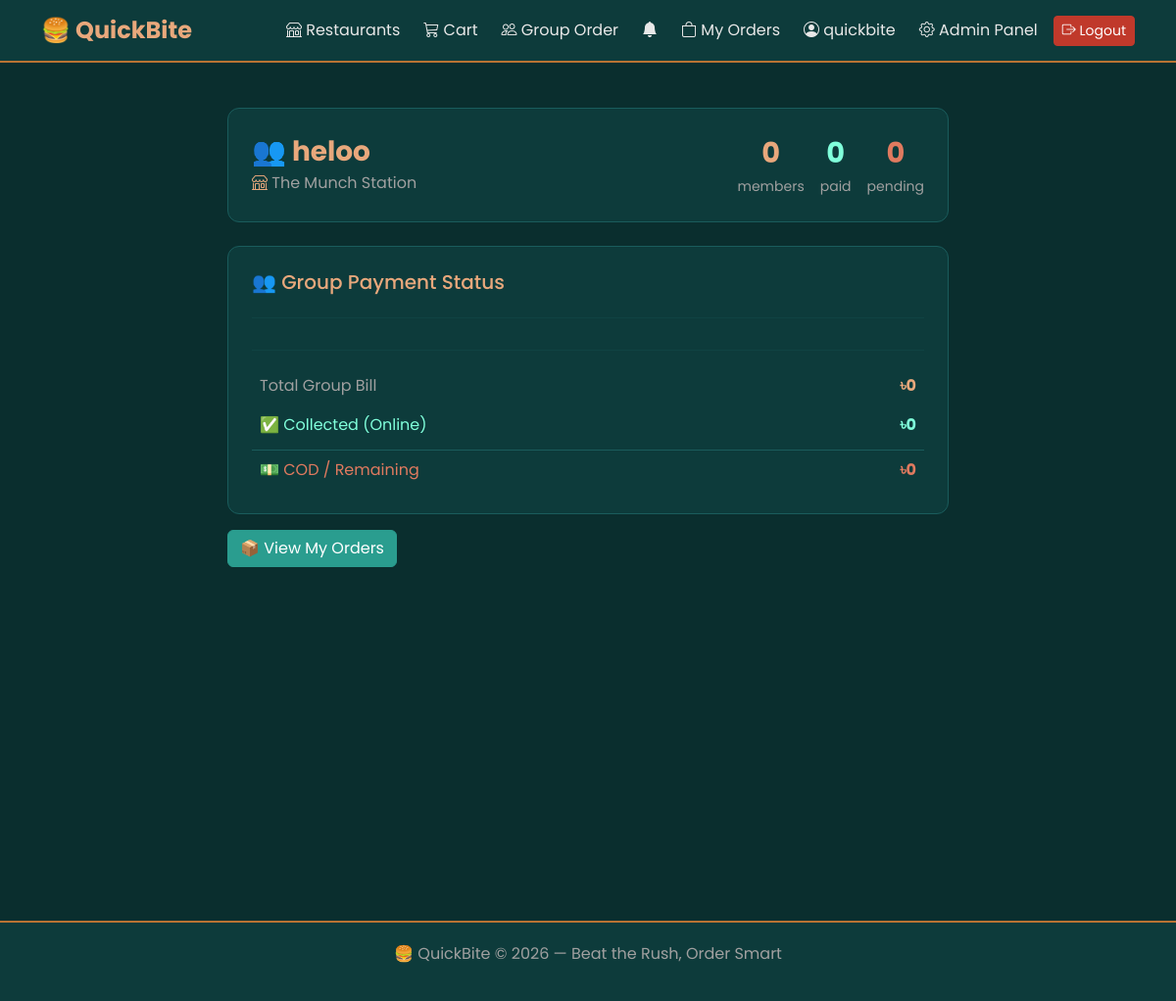
Before: /groups/7/payment-summary/ (signed in) with the older database file.
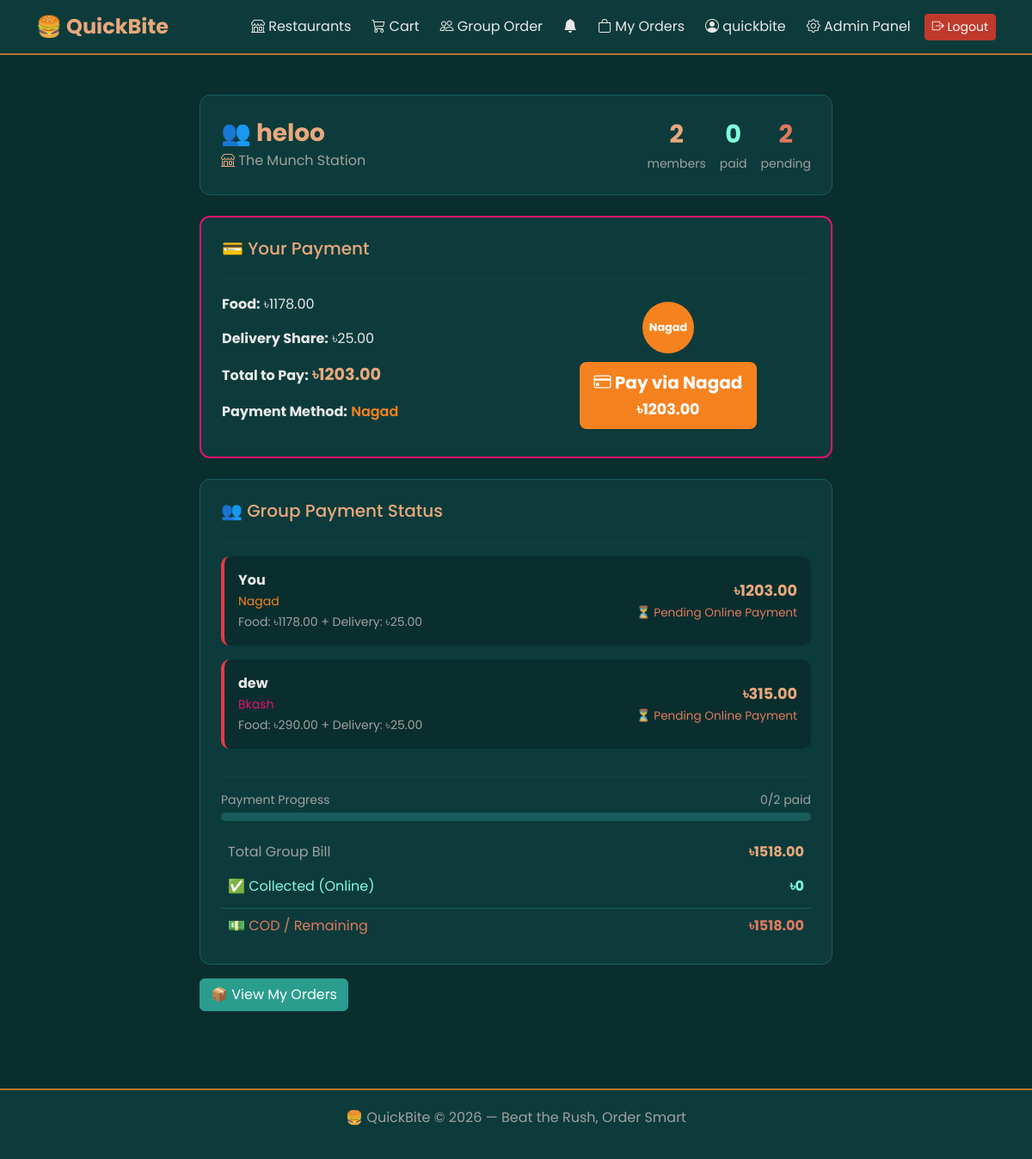
After: the same page with the newer database file.
### group_order/models.py (models this page shows, shortened)
class GroupMemberPayment(models.Model):
    PAYMENT_CHOICES = [
        ('COD', 'Cash on Delivery'),
        ('BKASH', 'Bkash'),
        ('NAGAD', 'Nagad'),
    ]
    group = models.ForeignKey(
        GroupOrder, on_delete=models.CASCADE,
        related_name='member_payments'
    )
    user = models.ForeignKey(
        settings.AUTH_USER_MODEL,
        on_delete=models.CASCADE
    )
    food_amount = models.DecimalField(
        max_digits=10, decimal_places=2, default=0
    )
    delivery_share = models.DecimalField(
        max_digits=6, decimal_places=2, default=0
    )
    total_amount = models.DecimalField(
        max_digits=10, decimal_places=2, default=0
    )
    payment_method = models.CharField(
        max_length=10,
        choices=PAYMENT_CHOICES,
        default='COD'
    )
    is_paid = models.BooleanField(default=False)
    transaction_id = models.CharField(
        max_length=20, blank=True, null=True
    )
    paid_at = models.DateTimeField(null=True, blank=True)

### accounts/models.py (models this page shows, shortened)
class User(AbstractUser):
    is_customer = models.BooleanField(default=True)
    is_restaurant_owner = models.BooleanField(default=False)
    phone_number = models.CharField(max_length=15, blank=True, null=True)
    address = models.TextField(blank=True, null=True)
    allergies = models.TextField(blank=True, null=True)
    profile_picture = models.ImageField(
        upload_to='profile_pictures/',
        blank=True,
        null=True
    )

### group_order/views.py (the view)
# urls.py: path('<int:group_id>/payment-summary/', views.group_payment_summary, name='group_payment_summary'),
@login_required
def group_payment_summary(request, group_id):
    group = get_object_or_404(GroupOrder, id=group_id)
    if request.user not in group.members.all():
        return redirect('group_order:group_list')
    member_payments = GroupMemberPayment.objects.filter(group=group)
    my_payment = member_payments.filter(user=request.user).first()
    total_members = member_payments.count()
    paid_count = member_payments.filter(is_paid=True).count()
    unpaid_count = member_payments.filter(is_paid=False).count()
    total_bill = sum(p.total_amount for p in member_payments)
    total_paid = sum(
        p.total_amount for p in member_payments if p.is_paid
    )
    total_remaining = total_bill - total_paid
    cod_total = sum(
        p.total_amount for p in member_payments
        if p.payment_method == 'COD'
    )
    online_total = sum(
        p.total_amount for p in member_payments
        if p.payment_method != 'COD'
    )
    online_collected = sum(
        p.total_amount for p in member_payments
        if p.payment_method != 'COD' and p.is_paid
    )
    online_pending = online_total - online_collected
    return render(request, 'group_order/group_payment_summary.html', {
        'group': group,
        'member_payments': member_payments,
        'my_payment': my_payment,
        'total_members': total_members,
        'paid_count': paid_count,
        'unpaid_count': unpaid_count,
        'total_bill': total_bill,
        'total_paid': total_paid,
        'total_remaining': total_remaining,
        'cod_total': cod_total,
        'online_total': online_total,
        'online_collected': online_collected,
        'online_pending': online_pending,
    })

### orders/views.py (called while the page is built)
def notification_count(request):
    if request.user.is_authenticated:
        count = request.user.notifications.filter(is_read=False).count()
        return {'unread_notifications': count}
    return {'unread_notifications': 0}

### templates/group_order/group_payment_summary.html (shortened to what the changed rows need)
{% extends 'base.html' %}
{% block content %}
<div class="row justify-content-center">
    <div class="col-md-8">
        <div class="card p-4 mb-4">
            <div class="d-flex justify-content-between align-items-center
                        flex-wrap gap-3">
                <div class="d-flex gap-3">
                    <div class="text-center">
                        <div style="font-size:1.8rem; font-weight:700;
                                    color:var(--copper-bright);">
                            {{ total_members }}
                        </div>
                        <small style="color:#a0a0a0;">members</small>
                    </div>
                    <div class="text-center">
                        <div style="font-size:1.8rem; font-weight:700;
                                    color:#e07a5f;">
                            {{ unpaid_count }}
                        </div>
                        <small style="color:#a0a0a0;">pending</small>
                    </div>
                </div>
            </div>
        </div>
        {% if my_payment %}
        <div class="card p-4 mb-4"
             style="border:2px solid
             {% if my_payment.is_paid %}
                 var(--teal-accent)
             {% elif my_payment.payment_method == 'COD' %}
                 var(--copper)
             {% else %}
                 #e2136e
             {% endif %};">
            <h5 style="color:var(--copper-bright);">
                💳 Your Payment
            </h5>
            <hr>
            <div class="row">
                <div class="col-md-6">
                    <p>
                        <strong>Food:</strong>
                        ৳{{ my_payment.food_amount }}
                    </p>
                    <p>
                        <strong>Delivery Share:</strong>
                        ৳{{ my_payment.delivery_share }}
                    </p>
                    <p>
                        <strong>Total to Pay:</strong>
                        <span style="color:var(--copper-bright);
                                     font-size:1.2rem;
                                     font-weight:700;">
                            ৳{{ my_payment.total_amount }}
                        </span>
                    </p>
                    <p>
                        <strong>Payment Method:</strong>
                        <span style="
                            {% if my_payment.payment_method == 'BKASH' %}
                                color:#e2136e;
                            {% elif my_payment.payment_method == 'NAGAD' %}
                                color:#f6821f;
                            {% else %}
                                color:var(--copper-bright);
                            {% endif %}
                            font-weight:600;">
                            {{ my_payment.get_payment_method_display }}
                        </span>
                    </p>
                </div>
                <div class="col-md-6 d-flex align-items-center
                            justify-content-center">
                    {% if my_payment.is_paid %}
                    <div class="text-center">
                        <div style="width:80px; height:80px;
                                    background:var(--teal-accent);
                                    border-radius:50%;
                                    display:flex;
                                    align-items:center;
                                    justify-content:center;
                                    margin:0 auto 10px;">
                            <i class="bi bi-check-lg"
                               style="font-size:2.5rem;
                                      color:white;"></i>
                        </div>
                        <strong style="color:#80ffdb;">PAID ✅</strong>
                        <br>
                        <small style="color:#a0a0a0;">
                            Txn: {{ my_payment.transaction_id }}
                        </small>
                    </div>
                    {% elif my_payment.payment_method == 'NAGAD' %}
                    <div class="text-center">
                        <div style="width:60px; height:60px;
                                    background:#f6821f;
                                    border-radius:50%;
                                    display:flex;
                                    align-items:center;
                                    justify-content:center;
                                    margin:0 auto 10px;">
                            <strong style="color:white;
                                           font-size:0.8rem;">
                                Nagad
                            </strong>
                        </div>
                        <a href="{% url 'group_order:group_pay' group.id %}"
                           class="btn btn-lg w-100"
                           style="background:#f6821f;
                                  color:white;
                                  font-weight:700;">
                            <i class="bi bi-credit-card"></i>
                            Pay via Nagad
                            <br>
                            <small>৳{{ my_payment.total_amount }}</small>
                        </a>
                    </div>
                    {% endif %}
                </div>
            </div>
        </div>
        {% endif %}
        <div class="card p-4">
            {% for payment in member_payments %}
            <div class="d-flex justify-content-between
                        align-items-center mb-3 p-3"
                 style="background:var(--teal-dark);
                        border-radius:10px;
                        border-left:4px solid
                        {% if payment.is_paid %}
                            var(--teal-accent)
                        {% elif payment.payment_method == 'COD' %}
                            var(--copper)
                        {% else %}
                            #e63946
                        {% endif %};">
                <div>
                    <strong style="color:var(--grey-white);">
                        {% if payment.user == request.user %}
                            You
                        {% else %}
                            {{ payment.user.username }}
                        {% endif %}
                    </strong>
                    <br>
                    <small style="
                        {% if payment.payment_method == 'BKASH' %}
                            color:#e2136e;
                        {% elif payment.payment_method == 'NAGAD' %}
                            color:#f6821f;
                        {% else %}
                            color:#a0a0a0;
                        {% endif %}">
                        {{ payment.get_payment_method_display }}
                    </small>
                    <br>
                    <small style="color:#a0a0a0;">
                        Food: ৳{{ payment.food_amount }} +
                        Delivery: ৳{{ payment.delivery_share }}
                    </small>
                </div>
                <div class="text-end">
                    <strong style="color:var(--copper-bright);
                                   font-size:1.1rem;">
                        ৳{{ payment.total_amount }}
                    </strong>
                    <br>
                    {% if payment.is_paid %}
                        <span style="color:#80ffdb;
                                     font-size:0.85rem;">
                            ✅ PAID
                        </span>
                        <br>
                        <small style="color:#a0a0a0;
                                      font-size:0.75rem;">
                            {{ payment.transaction_id }}
                        </small>
                    {% elif payment.payment_method == 'COD' %}
                        <span style="color:var(--copper-bright);
                                     font-size:0.85rem;">
                            💵 Cash on Delivery
                        </span>
                    {% else %}
                        <span style="color:#e07a5f;
                                     font-size:0.85rem;">
                            ⏳ Pending Online Payment
                        </span>
                    {% endif %}
                </div>
            </div>
            {% endfor %}
            {% if total_bill %}
            <div class="mb-3">
                <div class="d-flex justify-content-between mb-1">
                    <small style="color:#a0a0a0;">
                        Payment Progress
                    </small>
                    <small style="color:#a0a0a0;">
                        {{ paid_count }}/{{ total_members }} paid
                    </small>
                </div>
                <div style="background:var(--teal-light);
                            border-radius:10px;
                            height:10px;
                            overflow:hidden;">
                </div>
            </div>
            {% endif %}
            <div class="d-flex justify-content-between p-2">
                <span style="color:#a0a0a0;">
                    Total Group Bill
                </span>
                <span style="color:var(--copper-bright);
                             font-weight:700;">
                    ৳{{ total_bill }}
                </span>
            </div>
            <div class="d-flex justify-content-between p-2"
                 style="border-top:1px solid var(--teal-light);
                        margin-top:5px;">
                <span style="color:#e07a5f;">
                    💵 COD / Remaining
                </span>
                <span style="color:#e07a5f; font-weight:700;">
                    ৳{{ total_remaining }}
                </span>
            </div>
        </div>
    </div>
</div>
{% endblock %}

Changed rows visible on the page:
added GroupMemberPayment: food_amount "1178.00", delivery_share "25.00", total_amount "1203.00", payment_method "Nagad", shows "You", is_paid "⏳ Pending Online Payment"
added GroupMemberPayment: user.username "dew", payment_method "Bkash", food_amount "290.00", delivery_share "25.00", total_amount "315.00", is_paid "⏳ Pending Online Payment"
Other visible differences:
{{ total_members }}: "0" → "2"
{{ unpaid_count }}: "0" → "2"
{{ paid_count }}: (not shown) → "0"
{{ total_members }}: (not shown) → "2"
{{ total_bill }}: "0" → "1518.00"
{{ total_remaining }}: "0" → "1518.00"
text now shown: "💳 Your Payment Food: ৳ Delivery Share: ৳ Total to Pay: ৳ Payment Method: Nagad Pay via Nagad ৳ Payment Progress / paid"
